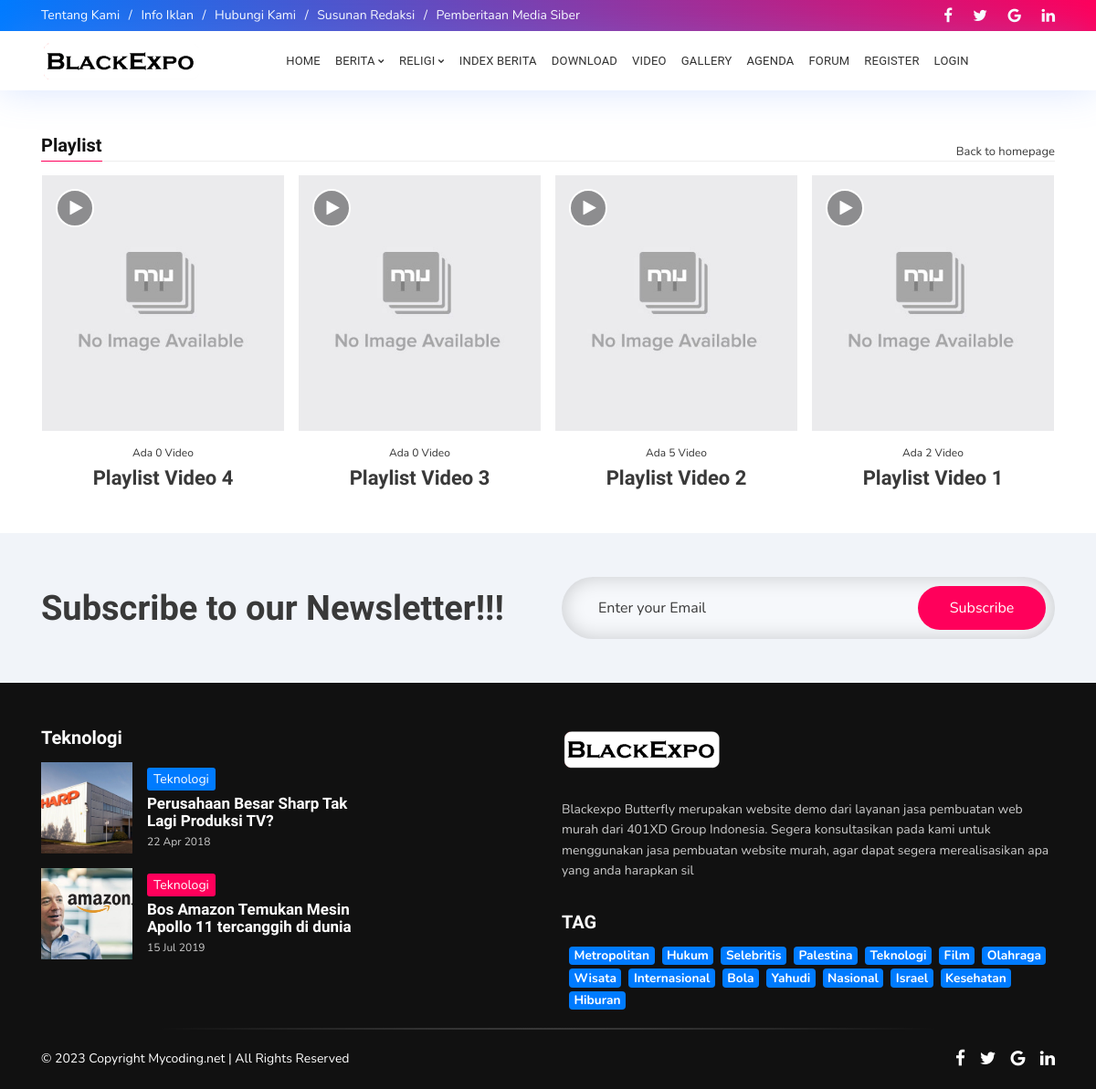
Page /index.php/playlist on the committed database.
### tables this page shows
CREATE TABLE `menu` (
  `id_menu` int(5) NOT NULL,
  `id_parent` int(5) NOT NULL DEFAULT 0,
  `nama_menu` varchar(255) NOT NULL,
  `link` varchar(100) NOT NULL,
  `aktif` enum('Ya','Tidak') NOT NULL DEFAULT 'Ya',
  `position` enum('Top','Bottom') DEFAULT 'Bottom',
  `urutan` int(3) NOT NULL
);

CREATE TABLE `logo` (
  `id_logo` int(5) NOT NULL,
  `gambar` varchar(100) NOT NULL
);

CREATE TABLE `playlist` (
  `id_playlist` int(5) NOT NULL,
  `jdl_playlist` varchar(100) NOT NULL,
  `username` varchar(50) NOT NULL,
  `playlist_seo` varchar(100) NOT NULL,
  `gbr_playlist` varchar(100) NOT NULL,
  `aktif` enum('Y','N') NOT NULL DEFAULT 'Y'
);

CREATE TABLE `kategori` (
  `id_kategori` int(5) NOT NULL,
  `nama_kategori` varchar(50) NOT NULL,
  `username` varchar(50) NOT NULL,
  `kategori_seo` varchar(100) NOT NULL,
  `aktif` enum('Y','N') NOT NULL DEFAULT 'Y',
  `sidebar` int(10) NOT NULL,
  `gambar_utama` text NOT NULL
);

CREATE TABLE `berita` (
  `id_berita` int(5) NOT NULL,
  `id_kategori` int(5) NOT NULL,
  `username` varchar(30) NOT NULL,
  `judul` varchar(100) NOT NULL,
  `sub_judul` varchar(255) NOT NULL,
  `youtube` varchar(100) NOT NULL,
  `judul_seo` text NOT NULL,
  `headline` enum('Y','N') NOT NULL DEFAULT 'Y',
  `aktif` enum('Y','N') NOT NULL DEFAULT 'N',
  `utama` enum('Y','N') NOT NULL DEFAULT 'Y',
  `isi_berita` longtext NOT NULL,
  `keterangan_gambar` text NOT NULL,
  `hari` varchar(20) NOT NULL,
  `tanggal` date NOT NULL,
  `jam` time NOT NULL,
  `gambar` varchar(100) NOT NULL,
  `dibaca` int(5) NOT NULL DEFAULT 1,
  `tag` varchar(100) NOT NULL,
  `status` enum('Y','N') NOT NULL DEFAULT 'Y'
);

CREATE TABLE `templates` (
  `id_templates` int(5) NOT NULL,
  `judul` varchar(100) NOT NULL,
  `username` varchar(50) NOT NULL,
  `pembuat` varchar(50) NOT NULL,
  `folder` varchar(50) NOT NULL,
  `aktif` enum('Y','N') NOT NULL DEFAULT 'N'
);

CREATE TABLE `identitas` (
  `id_identitas` int(5) NOT NULL,
  `nama_website` varchar(100) NOT NULL,
  `email` varchar(100) NOT NULL,
  `url` varchar(100) NOT NULL,
  `facebook` text NOT NULL,
  `rekening` varchar(100) NOT NULL,
  `no_telp` varchar(20) NOT NULL,
  `meta_deskripsi` varchar(250) NOT NULL,
  `meta_keyword` varchar(250) NOT NULL,
  `favicon` varchar(50) NOT NULL,
  `maps` text NOT NULL
);

CREATE TABLE `tag` (
  `id_tag` int(5) NOT NULL,
  `nama_tag` varchar(100) NOT NULL,
  `username` varchar(50) NOT NULL,
  `tag_seo` varchar(100) NOT NULL,
  `count` int(5) NOT NULL
);

### application/views/blackexpo-butterfly/playlist.php (the view, shortened to what the rows shown need)
<div class="fbt-gallery mb-5 mt-5">
    <div class="container fbt-elastic-container fbt-gallery-1">
        <div class="row px-2">
            <?php
            foreach ($playlist->result_array() as $h):
                $total_video = $this->model_utama->view_where('video',array('id_playlist' => $h['id_playlist']))->num_rows();
                echo "<div class='col-lg-3 col-md-6 mb-4 mb-lg-0 px-2'>
                    <div class='post-item'>
                        <div class='fbt-post-thumbnail'>
                            <a href='".base_url()."playlist/detail/$h[playlist_seo]'>";
                                if ($h['gbr_playlist'] ==''){
                                    echo "<a href='".base_url()."playlist/detail/$h[playlist_seo]'><img class='post-thumbnail lazyloaded' src='".base_url()."asset/img_playlist/no-image.jpg' alt='no-image.jpg' /></a>";
                                }else{
                                    echo "<a href='".base_url()."playlist/detail/$h[playlist_seo]'><img class='post-thumbnail lazyloaded' src='".base_url()."asset/img_playlist/$h[gbr_playlist]' alt='$h[gbr_playlist]' /></a>";
                                }
                            echo "</a>
                            <span class='video-icon'><i class='fa fa-play'></i></span>
                        </div>
                        <div class='fbt-post-caption'>
                            <div class='title-caption text-center pt-3 px-2'>
                                <div class='post-meta mb-2'>
                                    <span class='post-date published'>Ada $total_video Video</span>
                                </div>
                                <h3 class='post-title'>
                                    <a href='".base_url()."playlist/detail/$h[playlist_seo]'>$h[jdl_playlist]</a>
                                </h3>
                            </div>
                        </div>
                    </div>
                </div>";
            endforeach;
            ?>
        </div>
    </div>
</div>

### application/views/blackexpo-butterfly/header.php (shortened to what the rows shown need)
<div class="fbt-headline clearfix" id="headline">
    <div class="container">
        <div class="row align-items-center justify-content-between py-1 py-md-0">
            <div class="col-md-7 left-headline-content">
                <div class="fbt-left-headline" id="left-headline">
                    <ul class="nav justify-content-center justify-content-md-start">
                        <?php
                        $topmenu = $this->model_utama->view_where_ordering_limit('menu',array('position' => 'Top','aktif' => 'Ya'),'urutan','ASC',0,5);
                        foreach ($topmenu->result_array() as $row):
                            if(preg_match("/^http/", $row['link'])):
                                echo "<li class='nav-item'><a class='nav-link' href='$row[link]'>$row[nama_menu]</a></li>";
                            else:
                                echo "<li class='nav-item'><a class='nav-link' href='".base_url()."$row[link]'>$row[nama_menu]</a></li>";
                            endif;
                        endforeach;
                        ?>
                    </ul>
                </div>
            </div>
        </div>
    </div>
</div>
<nav class="navbar navbar-expand-xl navbar-fbt fbt-nav-skin fbt_sticky_nav m-0">
    <div class="container nav-mobile-px clearfix">
        <div class="navbar-brand order-2 order-xl-1 m-auto">
            <a href="<?php echo base_url(); ?>">
                <?php
                      $logo = $this->model_utama->view_ordering_limit('logo','id_logo','DESC',0,1);
                      foreach ($logo->result_array() as $row) {
                        echo "<img src='".base_url()."asset/logo/$row[gambar]'/>";
                      }
                ?>
        </div>
        <div class="collapse navbar-collapse order-4 order-xl-3 clearfix" id="navbar-menu">
            <ul class="navbar-nav m-auto clearfix">
                <?php
                $botm = $this->db->query("SELECT * FROM menu where id_parent='0' AND position = 'Bottom' AND aktif='Ya' ORDER BY urutan ASC");
                foreach ($botm->result_array() as $row):
                    $dropdown = $this->db->query("SELECT * FROM menu WHERE id_parent='$row[id_menu]' AND aktif='Ya' ORDER BY urutan ASC")->num_rows();
                    if ($dropdown == 0):
                        echo "<li class='nav-item'>
                                    <a  class='nav-link' href='".base_url()."$row[link]'>$row[nama_menu]</a>
                                </li>";
                    else:
                        echo "<li class='nav-item dropdown'>
                                    <a href='#' class='nav-link dropdown-toggle' aria-haspopup='true' aria-expanded='false' data-toggle='dropdown'>$row[nama_menu]</a>
                                    <div class='dropdown-menu'>";
                                    echo "</div>
                                </li>";
                    endif;
                endforeach;
                ?>
            </ul>
        </div>
    </div>
</nav>

### application/views/blackexpo-butterfly/footer.php (shortened to what the rows shown need)
<div class="fbt-newsletter-area">
    <div class="fbt-bottom-section clearfix" id="fbt_bottom_section">
        <div class="widget FollowByEmail">
            <div class="container">
                <div class="row justify-content-center">
                    <div class="follow-by-email-inner subscriber-form col-lg-12">
                        <div class="card-- py-5">
                            <div class="row justify-content-center align-items-center">
                                <div class="col-lg-6">
                                    <h2 class="title mb-4 mb-lg-0 text-center text-lg-left">
                                        Subscribe to our Newsletter!!!
                                    </h2>
                                </div>
                            </div>
                        </div>
                    </div>
                </div>
            </div>
        </div>
    </div>
</div>
<div class="footer-dark footer-black pt-5" id="footer-content">
    <div class="container pb-4">
        <div class="row clearfix">
            <div class="col-lg-4">
                <div class="footer-1 section">
                    <div class="fbt_list_posts">
                        <?php
                        $r1y = $this->model_utama->view_where('kategori',array('sidebar' => 2))->row_array();
                        echo "<h4 class='title title-heading'>
                            $r1y[nama_kategori]
                        </h4>";
                        echo "<div class='widget-content'>";
                            $kategori2 = $this->model_utama->view_join_two('berita','users','kategori','username','id_kategori',array('berita.id_kategori' => $r1y['id_kategori'],'berita.status' => 'Y'),'id_berita','DESC',4,2);
                            foreach ($kategori2->result_array() as $r4m):
                                echo "<article class='post mb-3'>
                                    <div class='post-content media align-items-center'>
                                        <div class='fbt-item-thumbnail clearfix'>
                                            <a href='".base_url()."$r3m[judul_seo]'>";
                                                if ($r4m['gambar'] ==''):
                                                    echo "<img alt='$r4m[judul]' class='post-thumbnail lazyloaded' data-src='".base_url()."asset/foto_berita/no-image.jpg'>";
                                                else:
                                                    echo "<img alt='$r4m[judul]' class='post-thumbnail lazyloaded' data-src='".base_url()."/asset/foto_berita/$r4m[gambar]'>";
                                                endif;
                                            echo "</a>
                                        </div>
                                        <div class='ml-3 fbt-title-caption media-body'>
                                            <span class='pp-post-tag'>$r4m[nama_kategori]</span>
                                            <h3 class='post-title'>
                                                <a href='".base_url()."$r4m[judul_seo]'>
                                                    $r4m[judul]
                                                </a>
                                            </h3>
                                            <div class='post-meta'>
                                                <span class='post-date published'>".tgl_indo($r4m['tanggal'])."</span>
                                            </div>
                                        </div>
                                    </div>
                                </article>";
                            endforeach;
                        ?>
                        </div>
                    </div>
                </div>
            </div>
            <div class="col-lg-6 ml-lg-auto">
                <div class="row">
                    <div class="col-lg-12 mb-3">
                        <div class="footer-2 section">
                            <div class="logoImage">
                                <div class="widget-content">
                                    <img alt="" src="<?php echo base_url(); ?>template/<?php echo template(); ?>/images/logo-light.png">
                                </div>
                            </div>
                            <div class="widget Text">
                                <div class="widget-content">
                                    <p><?php
                                    $iden = $this->model_utama->view('identitas')->row_array();
                                    echo $iden['meta_deskripsi']; ?></p>
                                </div>
                            </div>
                        </div>
                    </div>
                    <div class="col-lg-12">
                        <div class="footer-5 section">
                            <div class="widget">
                                <div class="widget-content list-label-widget-content">
                                    <?php
                                    $tag = $this->model_utama->view_ordering_limit('tag','id_tag','RANDOM',0,50);
                                    foreach ($tag->result_array() as $row):
                                        echo "<a class='badge badge-primary ml-2 mb-1' href='".base_url()."tag/detail/$row[tag_seo]' >$row[nama_tag]</a>";
                                    endforeach;
                                    ?>
                                </div>
                            </div>
                        </div>
                    </div>
                </div>
            </div>
        </div>
    </div>
</div>

### rows in the picture
menu: nama_menu "Tentang Kami"
menu: nama_menu "Info Iklan"
menu: nama_menu "Hubungi Kami"
menu: nama_menu "Susunan Redaksi"
menu: nama_menu "Pemberitaan Media Siber"
logo: gambar (picture)
menu: nama_menu "BERITA"
menu: nama_menu "RELIGI"
menu: nama_menu "INDEX BERITA"
menu: nama_menu "DOWNLOAD"
menu: nama_menu "VIDEO"
menu: nama_menu "GALLERY"
menu: nama_menu "AGENDA"
menu: nama_menu "FORUM"
menu: nama_menu "REGISTER"
menu: nama_menu "LOGIN"
playlist: total_video "0", jdl_playlist "Playlist Video 4"
playlist: total_video "0", jdl_playlist "Playlist Video 3"
playlist: total_video "5", jdl_playlist "Playlist Video 2"
playlist: total_video "2", jdl_playlist "Playlist Video 1"
kategori: nama_kategori "Teknologi"
berita: gambar (picture), id_kategori.nama_kategori "Teknologi", judul "Perusahaan Besar Sharp Tak Lagi Produksi TV?", tanggal "22 Apr 2018"
berita: gambar (picture), id_kategori.nama_kategori "Teknologi", judul "Bos Amazon Temukan Mesin Apollo 11 tercanggih di dunia", tanggal "15 Jul 2019"
templates: folder (picture)
identitas: meta_deskripsi "Blackexpo Butterfly merupakan website demo dari layanan jasa pembuatan web murah dari 401XD Group Indonesia. Segera konsultasikan pada kami untuk menggunakan jasa pembuatan website murah, agar dapat segera merealisasikan apa yang anda harapkan sil"
tag: nama_tag "Metropolitan"
tag: nama_tag "Hukum"
tag: nama_tag "Selebritis"
tag: nama_tag "Palestina"
tag: nama_tag "Teknologi"
tag: nama_tag "Film"
tag: nama_tag "Olahraga"
tag: nama_tag "Wisata"
tag: nama_tag "Internasional"
tag: nama_tag "Bola"
tag: nama_tag "Yahudi"
tag: nama_tag "Nasional"
tag: nama_tag "Israel"
tag: nama_tag "Kesehatan"
tag: nama_tag "Hiburan"
